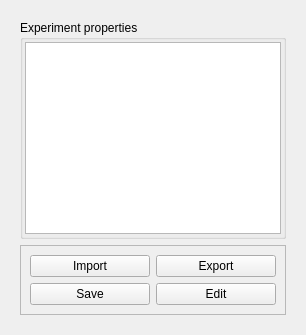
      <widget class="QWidget" name="config_tab">
       <attribute name="title">
        <string>Configuration</string>
       </attribute>
       <layout class="QVBoxLayout" name="verticalLayout">
        <item>
         <widget class="QFrame" name="frame">
          <property name="frameShape">
           <enum>QFrame::NoFrame</enum>
          </property>
          <property name="frameShadow">
           <enum>QFrame::Raised</enum>
          </property>
          <property name="lineWidth">
           <number>0</number>
          </property>
          <layout class="QVBoxLayout" name="verticalLayout_2">
           <item>
            <widget class="QGroupBox" name="groupBox">
             <property name="title">
              <string>Experiment properties</string>
             </property>
             <layout class="QHBoxLayout" name="horizontalLayout_3">
              <property name="leftMargin">
               <number>2</number>
              </property>
              <property name="topMargin">
               <number>2</number>
              </property>
              <property name="rightMargin">
               <number>2</number>
              </property>
              <property name="bottomMargin">
               <number>2</number>
              </property>
              <item>
               <widget class="QTableView" name="config_table">
                <attribute name="horizontalHeaderCascadingSectionResizes">
                 <bool>true</bool>
                </attribute>
                <attribute name="horizontalHeaderShowSortIndicator" stdset="0">
                 <bool>true</bool>
                </attribute>
                <attribute name="horizontalHeaderStretchLastSection">
                 <bool>true</bool>
                </attribute>
               </widget>
              </item>
             </layout>
            </widget>
           </item>
           <item>
            <widget class="QFrame" name="frame_2">
             <property name="frameShape">
              <enum>QFrame::StyledPanel</enum>
             </property>
             <property name="frameShadow">
              <enum>QFrame::Raised</enum>
             </property>
             <layout class="QGridLayout" name="gridLayout_7">
              <item row="0" column="0">
               <widget class="QPushButton" name="import_config_button">
                <property name="text">
                 <string>Import</string>
                </property>
               </widget>
              </item>
              <item row="0" column="1">
               <widget class="QPushButton" name="export_config_button">
                <property name="text">
                 <string>Export</string>
                </property>
               </widget>
              </item>
              <item row="1" column="0">
               <widget class="QPushButton" name="save_config_button">
                <property name="text">
                 <string>Save</string>
                </property>
               </widget>
              </item>
              <item row="1" column="1">
               <widget class="QPushButton" name="edit_config_button">
                <property name="text">
                 <string>Edit</string>
                </property>
               </widget>
              </item>
             </layout>
            </widget>
           </item>
          </layout>
         </widget>
        </item>
       </layout>
      </widget>
